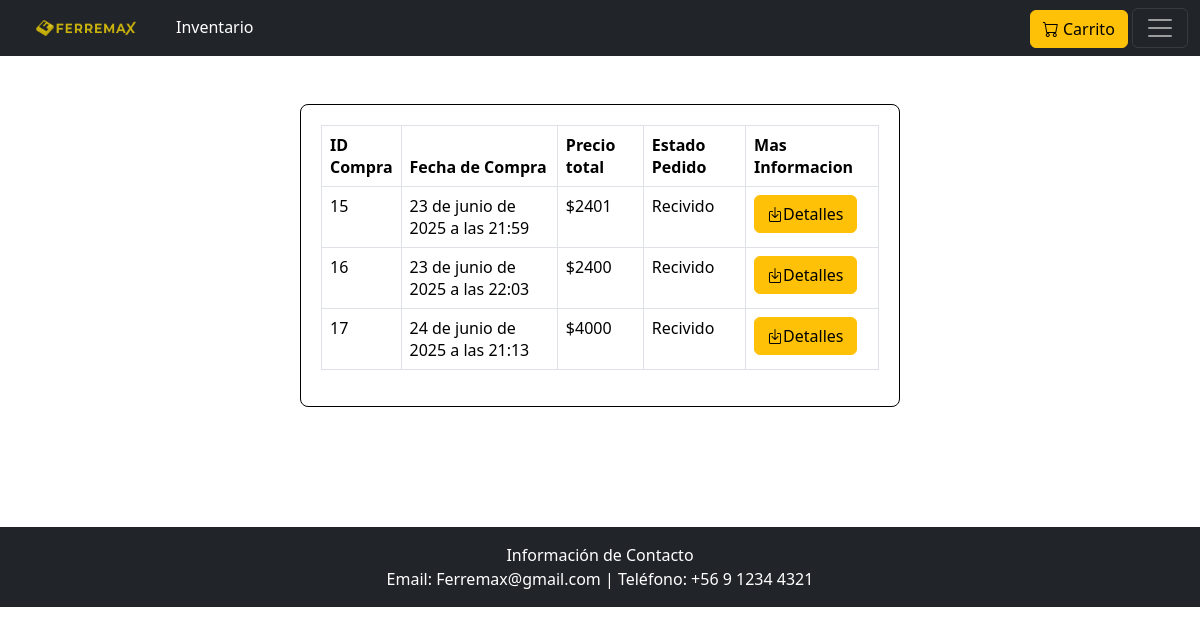
/VerMisPedidos/ (signed in), run on an earlier commit of the app's database.
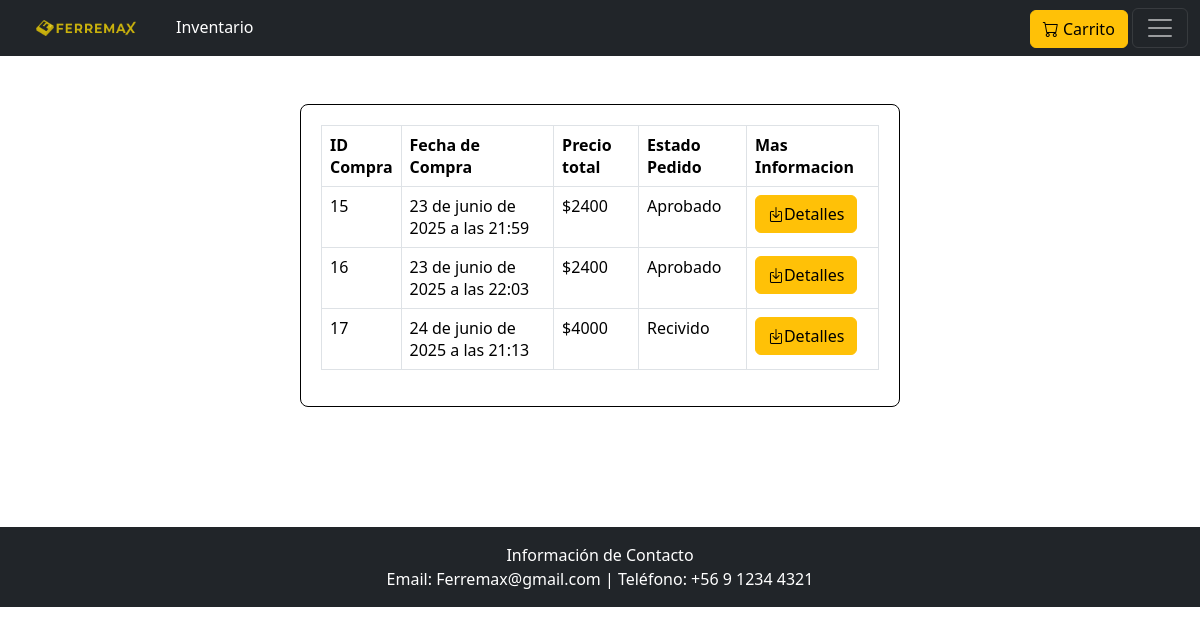
And on a later commit of the database.
### myapp/models.py (models this page shows, shortened)
class Venta(models.Model):
    cliente = models.ForeignKey(settings.AUTH_USER_MODEL, on_delete=models.CASCADE)
    fecha = models.DateTimeField(auto_now_add=True)
    direcion= models.CharField(max_length=255)
    estadopedido=models.IntegerField(choices=ESTADOS_PEDIDO, default=0)
    paypal_transaction_id = models.CharField(max_length=100)

### myapp/views.py (the view)
# urls.py: path('VerMisPedidos/', views.VerMisPedidos, name='VerMisPedidos'),
def VerMisPedidos(request):
    usuario = request.user
    compras = Venta.objects.filter(cliente=usuario).annotate(
        total_venta=Sum('detalle__precioTotal'))
    return render(request, 'MisCompras.html', {'compras': compras})

### myapp/Templates/MisCompras.html (shortened to what this page needs)
{% extends 'plantillabase.html' %}
{% block content %}
<div style="width: 50%; margin-left: 25%; margin-block-end: 10%; margin-top: 4%; border: 1px solid #000000; border-radius: 8px; padding: 20px;">
    {% if compras %}
    <table class="table table-bordered">
        <thead>
            <tr>
                <th style="width: 11%;">ID Compra</th>
                <th >Fecha de Compra</th>
                <th >Precio total</th>
                <th>Estado Pedido</th>
                <th>Mas Informacion</th>
            </tr>
        </thead>
        <tbody>
            {% for compra in compras %}
            <tr>
                <td>{{ compra.id }} </td>
                <td>{{ compra.fecha }}</td>
                <td>${{ compra.total_venta }}</td>
                <td>{{ compra.get_estadopedido_display }}</td>
                <td style="justify-content: center;"><a href="{% url 'DetalleVentaUsuario' compra.id %}"  class="bbi bi-box-arrow-in-down btn btn-warning" >Detalles</a></td>
            </tr>
            {% endfor %}
        </tbody>
    </table>
    {% else %}
    <h1>No tienes compras</h1>
    {% endif %}
</div>
{% endblock %}

What changed in the data, as far as the page shows it:
changed Venta "23 de junio de 2025 a las 21:59": total_venta "2401" → "2400"; estadopedido "Recivido" → "Aprobado"
changed Venta "23 de junio de 2025 a las 22:03": estadopedido "Recivido" → "Aprobado"
